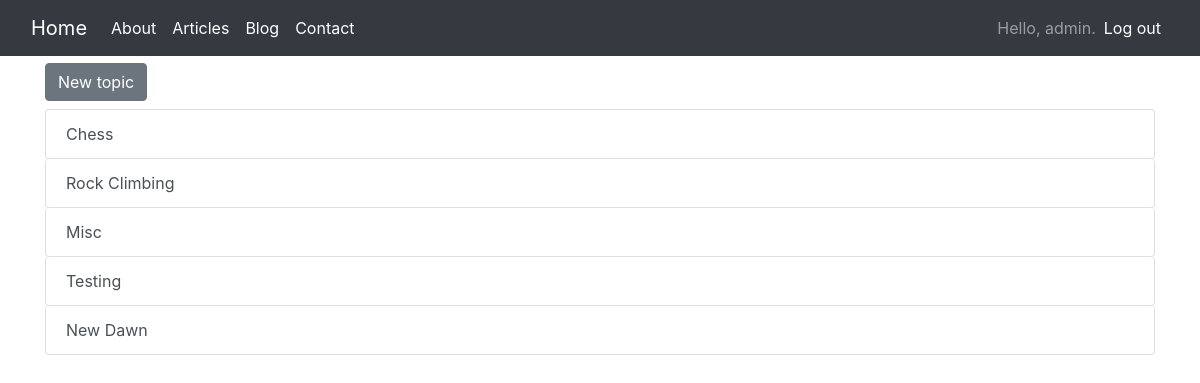
The app's page /topics/ (signed in) with its own data.
### new_sites/models.py (models this page shows)
class Topic(models.Model):
    text = models.CharField(max_length=200)
    date_added = models.DateTimeField(auto_now_add=True)
    owner = models.ForeignKey(User, on_delete=models.CASCADE)
    def __str__(self):
        return self.text

### new_sites/views.py (the view)
# urls.py: path('topics/', views.topics, name='topics'),
@login_required
def topics(request):
    topics = Topic.objects.filter(owner=request.user).order_by('date_added')
    context = {'topics': topics}
    return render(request, 'new_sites/topics.html', context)

### new_sites/templates/new_sites/topics.html (shortened to what this page needs)
{% extends "new_sites/base.html" %}
{% load bootstrap4 %}
{% block page_header %}
  <h2>Topics</h2>
{% endblock page_header %}
{% block content %}
    <h3>
        {% buttons %}
          <a href="{% url 'new_sites:new_topic' %}">
            <button class="btn btn-secondary">New topic</button>
          </a>
        {% endbuttons %}
    </h3>
  {% for topic in topics %}
      <a class="list-group-item list-group-item-action rounded-right rounded-left rounded-bottom rounded-top"
         href="{% url 'new_sites:topic' topic.id %}">
          {{ topic }}
      </a>
  {% empty %}
    <li>No topics have been added yet.</li>
  {% endfor %}
{% endblock content %}

### new_sites/templates/new_sites/base.html (shortened to what this page needs)
{% load bootstrap4 %}
{% load static %}
<!doctype html>
<html lang="en">
<head>
  {% bootstrap_css %}
  <link rel="stylesheet" type="text/css" href="{% static 'new_sites/styles/styles.css' %}">
<body>
    <nav class="navbar navbar-expand-lg navbar-dark fixed-top bg-dark mb-2">
        <div class="container-fluid">
            <a class="navbar-brand" href="{% url 'new_sites:index' %}">Home</a>
            <div class="collapse navbar-collapse" id="navbarSupportedContent">
                <ul class="navbar-nav mr-auto">
                    <li class="nav-item active">
                        <a class="nav-link" href="{% url 'new_sites:about' %}">About </a>
                    </li>
                    <li class="nav-item active">
                        <a class="nav-link" href="{% url 'new_sites:articles' %}">Articles </a>
                    </li>
                    <li class="nav-item active">
                        <a class="nav-link" href="{% url 'new_sites:topics' %}">Blog </a>
                    </li>
                    <li class="nav-item active">
                        <a class="nav-link" href="{% url 'sendmail:contact' %}">Contact </a>
                    </li>
                </ul>
      <ul class="navbar-nav ml-auto">
        {% if user.is_authenticated %}
          <li class="nav-item active">
            <span class="navbar-text"}">Hello, {{ user.username }}.</span>
          </li>
          <li class="nav-item active">
            <a class="nav-link" href="{% url 'users:logout' %}">Log out</a>
          </li>
        {% else %}
          <li class="nav-item active">
            <a class="nav-link" href="{% url 'users:register' %}">Register</a>
          </li>
          <li class="nav-item active">
            <a class="nav-link" href="{% url 'users:login' %}">Log in</a></li>
        {% endif %}
      </ul>
    </div>
  </nav>
  <main role="main" class="container">
    <div class="pb-2 mb-2 border-bottom">
      {% block page_header %}{% endblock page_header %}
    </div>
    <div>
      {% block content %}{% endblock content %}
    </div>
  </main>
</body>
</html>

### new_sites/static/new_sites/styles/styles.css (style rules this page uses)
body { background: white; }

### records on screen
Topic: text "Chess"
Topic: text "Rock Climbing"
Topic: text "Misc"
Topic: text "Testing"
Topic: text "New Dawn"

### other values on screen
{{ user.username }} "admin"
